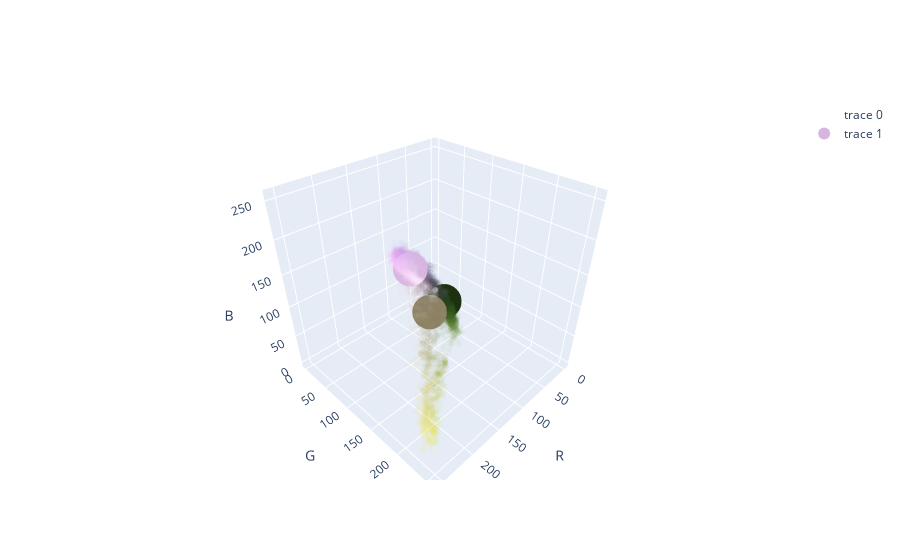

Here is the notebook cell this chart was saved with:
### Code cell
import plotly.graph_objects as go

# sample 10k pixels to appear in the visual
image_array_flat_sample = image_array_flat[np.random.choice(image_array_flat.shape[0], 10_000)]

# plot pixels
fig = go.Figure(data=[go.Scatter3d(
    x=image_array_flat_sample[:, 0],
    y=image_array_flat_sample[:, 1],
    z=image_array_flat_sample[:, 2],
    mode='markers',
    marker=dict(
        size=2,
        color=[f'rgb({pixel[0]}, {pixel[1]}, {pixel[2]})' for pixel in image_array_flat_sample],
        opacity=0.05,
        line=dict(width=0)
    ),
    hovertemplate = '<b>R</b>: %{x}<br><b>G</b>: %{y}<br><b>B</b>: %{z}<extra></extra>'
)])

# plot centroids
fig.add_trace(go.Scatter3d(
    x=centroids[:, 0],
    y=centroids[:, 1],
    z=centroids[:, 2],
    mode='markers',
    marker=dict(
        size=12,
        color=[f'rgb({centroid[0]}, {centroid[1]}, {centroid[2]})' for centroid in centroids],
        opacity=1.0,
        line=dict(width=0)
    ),
    hovertemplate = '<b>R</b>: %{x}<br><b>G</b>: %{y}<br><b>B</b>: %{z}<extra></extra>'
))

fig.update_layout(
    scene=dict(
        xaxis=dict(title='R'),
        yaxis=dict(title='G'),
        zaxis=dict(title='B')
    )
)

fig.show()

with open('centroids_in_color_space.json', 'w') as outfile:
    outfile.write(fig.to_json())

### Figure 1 — Plotly figure (JSON) as saved in the notebook; plotly's stock layout.template omitted (floating-point values rounded to 4 significant figures; data arrays with more than 128 entries replaced by an {"elided": "..."} marker saying what was removed)
{"data": [{"hovertemplate": "<b>R</b>: %{x}<br><b>G</b>: %{y}<br><b>B</b>: %{z}<extra></extra>", "marker": {"color": {"elided": "10000 str values"}, "line": {"width": 0}, "opacity": 0.05, "size": 2}, "mode": "markers", "type": "scatter3d", "x": {"elided": "10000 int values"}, "y": {"elided": "10000 int values"}, "z": {"elided": "10000 int values"}}, {"hovertemplate": "<b>R</b>: %{x}<br><b>G</b>: %{y}<br><b>B</b>: %{z}<extra></extra>", "marker": {"color": ["rgb(216, 181, 224)", "rgb(29, 49, 17)", "rgb(140, 129, 100)"], "line": {"width": 0}, "opacity": 1, "size": 12}, "mode": "markers", "type": "scatter3d", "x": [216, 29, 140], "y": [181, 49, 129], "z": [224, 17, 100]}], "layout": {"scene": {"xaxis": {"title": {"text": "R"}}, "yaxis": {"title": {"text": "G"}}, "zaxis": {"title": {"text": "B"}}}}}
